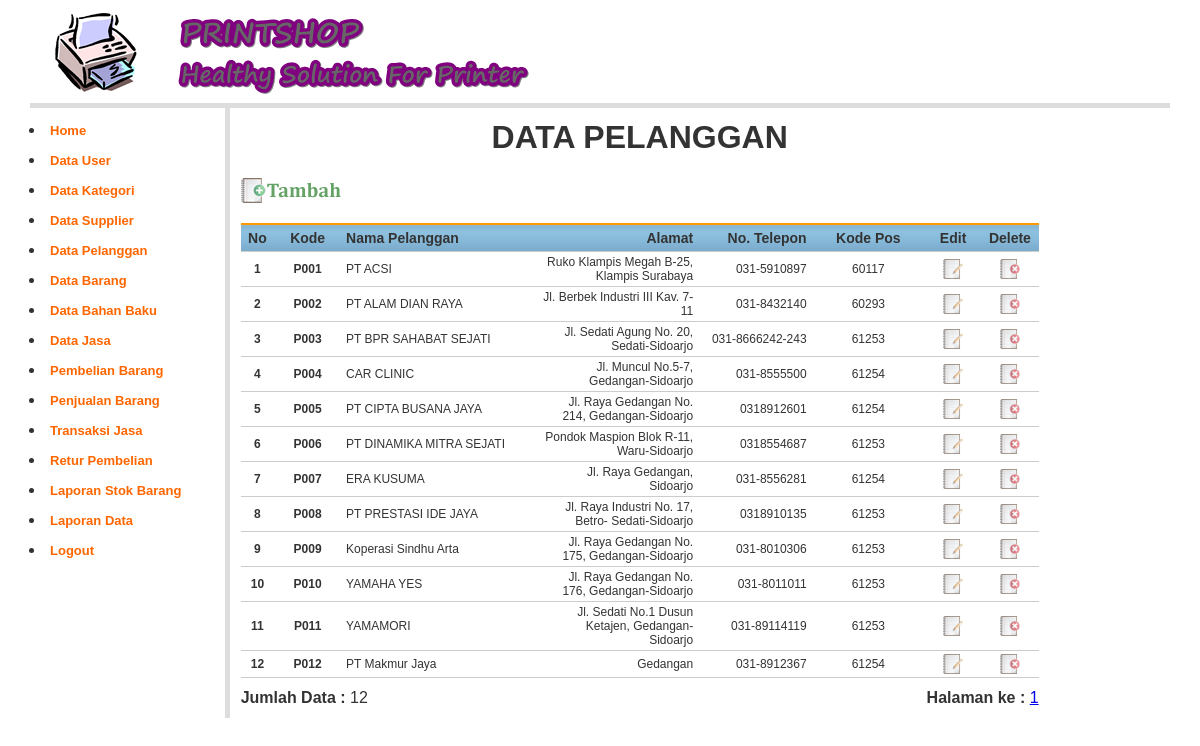
/?page=Data-Pelanggan (signed in), run on the app's committed database.
### tables this page shows
CREATE TABLE `pelanggan` (
  `kd_pelanggan` char(4) NOT NULL,
  `nm_pelanggan` varchar(50) NOT NULL,
  `alamat` varchar(50) NOT NULL,
  `telepon` varchar(20) NOT NULL,
  `kode_pos` varchar(20) NOT NULL,
  PRIMARY KEY (`kd_pelanggan`)
);

### pelanggan_data.php (the view, shortened to what this page needs)
<?php
$row = 20;
$hal = isset($_GET['hal']) ? $_GET['hal'] : 0;
$pageSql = "SELECT * FROM pelanggan";
$pageQry = mysql_query($pageSql, $koneksidb) or die ("error paging: ".mysql_error());
$jml	 = mysql_num_rows($pageQry);
$max	 = ceil($jml/$row);
?>
<table width="800" border="0" cellpadding="2" cellspacing="1" class="table-border">
  <tr>
    <td colspan="2" align="right"><h1 align="center"><b>DATA PELANGGAN </b></h1></td>
  </tr>
  <tr>
    <td colspan="2"><a href="?page=Add-Pelanggan"><img src="images/btn_add_data2.png" width="100" height="25"></a></td>
  </tr>
  <tr>
    <td colspan="2">&nbsp;</td>
  </tr>
  <tr>
    <td colspan="2">
	<table class="table-list" width="100%" border="0" cellspacing="1" cellpadding="2">
      <tr>
        <th width="24" align="center"><b>No</b></th>
        <th width="59" align="center">Kode</th>
        <th width="198"><b>Nama Pelanggan</b></th>
        <th width="159" align="right"><b> Alamat</b></th>
        <th width="107" align="right"><b>No. Telepon</b></th>
        <th width="110" align="center">Kode Pos</th>
        <th width="48" align="center"><b>Edit</b></th>
        <th width="48" align="center"><b>Delete</b></th>
      </tr>
      <?php
	$pelangganSql = "SELECT * FROM pelanggan ORDER BY (SUBSTR(kd_pelanggan,3) + 0) ASC LIMIT $hal, $row";
	$pelangganQry = mysql_query($pelangganSql, $koneksidb)  or die ("Query pelanggan salah : ".mysql_error());
	$nomor  = 0;
	while ($pelangganRow = mysql_fetch_array($pelangganQry)) {
	$nomor++;
	$Kode = $pelangganRow['kd_pelanggan'];
	?>
      <tr>
        <td align="center"><b><?php echo $nomor; ?></b></td>
        <td align="center"><b><?php echo $pelangganRow['kd_pelanggan']; ?></b></td>
        <td><?php echo $pelangganRow['nm_pelanggan']; ?></td>
        <td align="right"><?php echo $pelangganRow['alamat']; ?></td>
        <td align="right"><?php echo $pelangganRow['telepon']; ?></td>
        <td align="center"><?php echo $pelangganRow['kode_pos']; ?></td>
        <td align="center"><a href="?page=Edit-Pelanggan&Kode=<?php echo $Kode; ?>"><img src="images/btn_edit.png" width="20" height="20"></a></td>
        <td align="center"><a href="?page=Delete-Pelanggan&Kode=<?php echo $Kode; ?>"><img src="images/btn_delete.png" width="20" height="20"></a></td>
      </tr>
      <?php } ?>
    </table></td>
  </tr>
  <tr>
    <td><b>Jumlah Data :</b> <?php echo $jml; ?> </td>
    <td align="right"><b>Halaman ke :</b>
	<?php
	for ($h = 1; $h <= $max; $h++) {
		$list[$h] = $row * $h - $row;
		echo " <a href='?page=Data-Barang&hal=$list[$h]'>$h</a> ";
	}
	?>
	</td>
  </tr>
</table>

### styles/style.css (style rules this page uses)
td img { opacity:0.6; }
body { margin:0px auto 0px; padding:3px; font-family:"Arial"; font-size:12px; color:#333; width:95%; background-position:top; background-color:#fff; }
.table-main td { color: #333; border-collapse: collapse; vertical-align: center; padding: 0px; border:none; }
.table-list { clear: both; text-align: left; border-collapse: collapse; margin: 0px 0px 10px 0px; background:#fff; }
.table-list th { color: #333; font-size: 14px; font-weight: 700; margin: 2px 2px 2px 2px; padding: 5px 5px; background: url(../images/Background_td2.gif) repeat-x top #fff; border-bottom: 1px solid #CCC; border-top: 2px solid #FF9900; }
.table-list td { color: #333; font-size:12px; border-color: #fff; border-collapse: collapse; vertical-align: center; padding: 3px 5px; border-bottom:1px #CCCCCC solid; }

### data on the page
pelanggan: kd_pelanggan "P001", nm_pelanggan "PT ACSI", alamat "Ruko Klampis Megah B-25, Klampis Surabaya", telepon "031-5910897", kode_pos "60117"
pelanggan: kd_pelanggan "P002", nm_pelanggan "PT ALAM DIAN RAYA", alamat "Jl. Berbek Industri III Kav. 7-11", telepon "031-8432140", kode_pos "60293"
pelanggan: kd_pelanggan "P003", nm_pelanggan "PT BPR SAHABAT SEJATI", alamat "Jl. Sedati Agung No. 20, Sedati-Sidoarjo", telepon "031-8666242-243", kode_pos "61253"
pelanggan: kd_pelanggan "P004", nm_pelanggan "CAR CLINIC", alamat "Jl. Muncul No.5-7, Gedangan-Sidoarjo", telepon "031-8555500", kode_pos "61254"
pelanggan: kd_pelanggan "P005", nm_pelanggan "PT CIPTA BUSANA JAYA", alamat "Jl. Raya Gedangan No. 214, Gedangan-Sidoarjo", telepon "0318912601", kode_pos "61254"
pelanggan: kd_pelanggan "P006", nm_pelanggan "PT DINAMIKA MITRA SEJATI", alamat "Pondok Maspion Blok R-11, Waru-Sidoarjo", telepon "0318554687", kode_pos "61253"
pelanggan: kd_pelanggan "P007", nm_pelanggan "ERA KUSUMA", alamat "Jl. Raya Gedangan, Sidoarjo", telepon "031-8556281", kode_pos "61254"
pelanggan: kd_pelanggan "P008", nm_pelanggan "PT PRESTASI IDE JAYA", alamat "Jl. Raya Industri No. 17, Betro- Sedati-Sidoarjo", telepon "0318910135", kode_pos "61253"
pelanggan: kd_pelanggan "P009", nm_pelanggan "Koperasi Sindhu Arta", alamat "Jl. Raya Gedangan No. 175, Gedangan-Sidoarjo", telepon "031-8010306", kode_pos "61253"
pelanggan: kd_pelanggan "P010", nm_pelanggan "YAMAHA YES", alamat "Jl. Raya Gedangan No. 176, Gedangan-Sidoarjo", telepon "031-8011011", kode_pos "61253"
pelanggan: kd_pelanggan "P011", nm_pelanggan "YAMAMORI", alamat "Jl. Sedati No.1 Dusun Ketajen, Gedangan-Sidoarjo", telepon "031-89114119", kode_pos "61253"
pelanggan: kd_pelanggan "P012", nm_pelanggan "PT Makmur Jaya", alamat "Gedangan", telepon "031-8912367", kode_pos "61254"

### other printed values
$jml "12"
